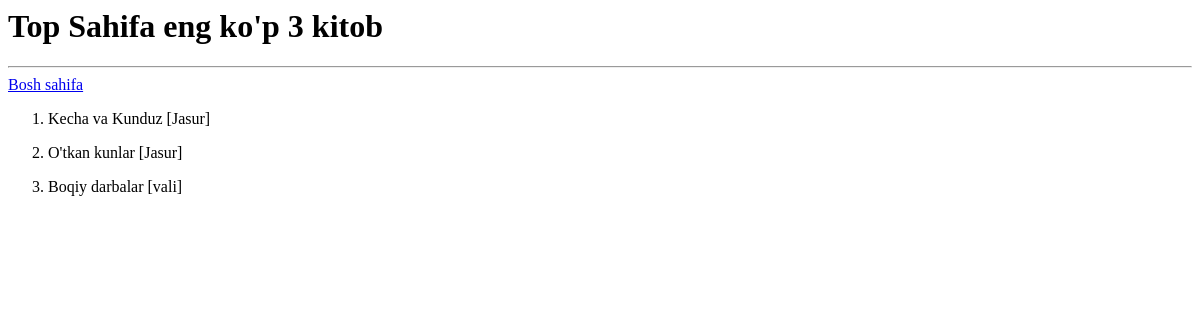
The app's page /top3_sahifa/, older data.
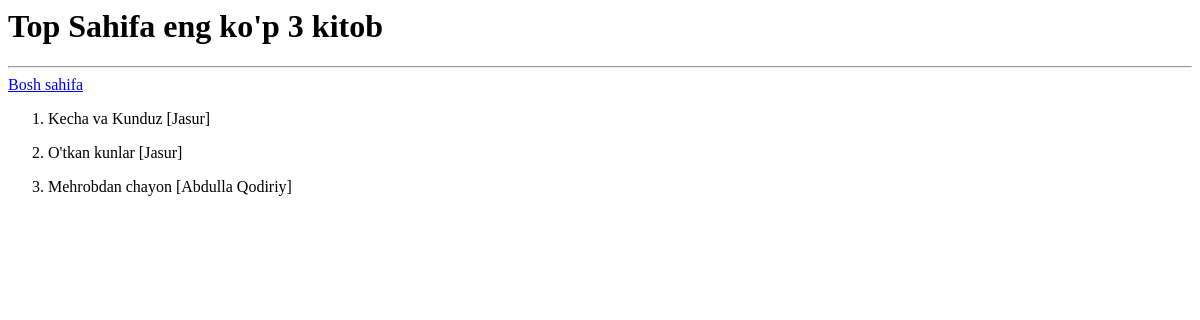
The same page, newer data.
### mainApp/models.py (models this page shows, shortened)
class Kitob(models.Model):
    nom = models.CharField(max_length=255)
    janr = models.CharField(max_length=50, blank=True, null=True)
    sahifa = models.PositiveSmallIntegerField()
    muallif = models.ForeignKey(Muallif, on_delete=models.SET_NULL, blank=True, null=True)
    def __str__(self):
        if self.muallif:
            return f"{self.nom} [{self.muallif.ism}]"
        return self.nom

class Muallif(models.Model):
    class JINS_CHOICES(models.TextChoices):
        ERKAK = 'Erkak', 'Erkak'
        AYOL = 'Ayol', 'Ayol'
    ism = models.CharField(max_length=255)
    jins = models.CharField(max_length=10, choices=JINS_CHOICES.choices, blank=True, null=True)
    t_sana = models.DateField(blank=True, null=True)
    kitob_soni = models.PositiveSmallIntegerField(blank=True, null=True)
    tirik = models.BooleanField(default=False)

### mainApp/views.py (the view)
# urls.py: path('top3_sahifa/', top3_sahifa_view),
def top3_sahifa_view(request):
    top3_sahifa_view = Kitob.objects.order_by('-sahifa')[:3]
    context = {
        "top3_sahifalar": top3_sahifa_view
    }
    return render(request, 'top3_sahifa.html', context)

### templates/top3_sahifa.html
<h1>Top Sahifa eng ko'p 3 kitob</h1>
<hr>
<a href="/">Bosh sahifa</a>
<ol>
    {% for top3_sahifa in top3_sahifalar %}
         <li>
           <p>  {{ top3_sahifa }} </p>
         </li>
    {% endfor %}
</ol>

Row changes from the older to the newer data that the page shows:
no longer on this page (row unchanged): Kitob: muallif+nom "Boqiy darbalar [vali]"
added Kitob: muallif+nom "Mehrobdan chayon [Abdulla Qodiriy]"
